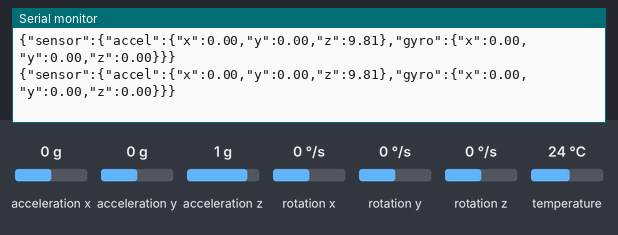
A sketch run on a simulated ESP32. Parts: the last lines printed to the serial monitor. The test bench sets the inputs (shaded band); at power-on: acceleration x 0 g, acceleration y 0 g, acceleration z 1 g, rotation x 0 °/s, rotation y 0 °/s, rotation z 0 °/s, temperature 24 °C. Nothing arrives over Bluetooth unless stated; a phone connects over Bluetooth LE 3 s after start.

Above: at 4.4 s.
4.5 s: acceleration x set to -0.2 g
At 4.52 s:
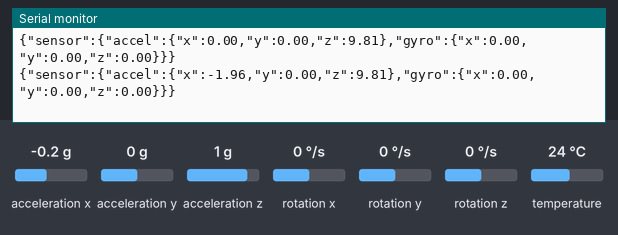
6.0 s: acceleration x set to 0.1 g
At 6.04 s:
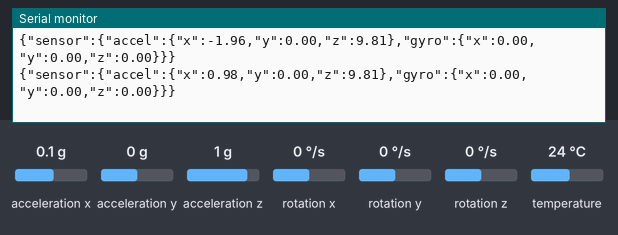
Timing chart, 0 to 9.0 s (numbered marks = the images above; inputs shaded):
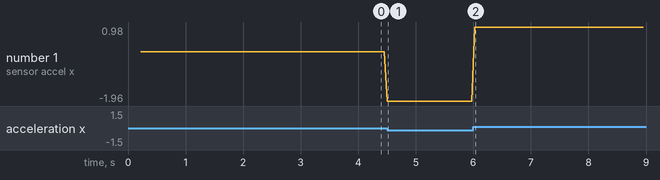

The sketch:

NeuroGuard_UniSensor.ino
```cpp
// ESP32 Single MPU6050 with Bluetooth Low Energy (BLE)
// This code has been modified to use only one MPU6050 sensor and output
// a JSON string in the format: {"sensor":{"accel":{...},"gyro":{...}}}

#include <Adafruit_MPU6050.h>
#include <Adafruit_Sensor.h>
#include <Wire.h>
#include <BLEDevice.h>
#include <BLEServer.h>
#include <BLEUtils.h>
#include <BLE2902.h>

// Create a single MPU6050 object
Adafruit_MPU6050 mpu;

// MPU6050 I2C address
#define MPU_ADDR 0x68  // AD0 = LOW

// I2C pins for ESP32
#define I2C_SDA 21  // Primary I2C bus
#define I2C_SCL 22

// BLE Server and Characteristic
BLEServer* pServer = NULL;
BLECharacteristic* pCharacteristic = NULL;
bool deviceConnected = false;
bool oldDeviceConnected = false;

// UUIDs for BLE service and characteristic
#define SERVICE_UUID        "12345678-1234-1234-1234-123456789abc"
#define CHARACTERISTIC_UUID "87654321-4321-4321-4321-cba987654321"

// BLE Server Callbacks
class MyServerCallbacks: public BLEServerCallbacks {
   void onConnect(BLEServer* pServer) {
     deviceConnected = true;
     Serial.println("Device connected via BLE");
   };

   void onDisconnect(BLEServer* pServer) {
     deviceConnected = false;
     Serial.println("Device disconnected from BLE");
   }
};

// Function to configure the MPU6050 sensor
void configureMPU(Adafruit_MPU6050 &mpu) {
  // Configure accelerometer range
  mpu.setAccelerometerRange(MPU6050_RANGE_16_G);
  Serial.print("Sensor - Accelerometer range set to: ");

  switch (mpu.getAccelerometerRange()) {
  case MPU6050_RANGE_2_G:
    Serial.println("+-2G");
    break;
  case MPU6050_RANGE_4_G:
    Serial.println("+-4G");
    break;
  case MPU6050_RANGE_8_G:
    Serial.println("+-8G");
    break;
  case MPU6050_RANGE_16_G:
    Serial.println("+-16G");
    break;
  }

  // Configure gyroscope range
  mpu.setGyroRange(MPU6050_RANGE_2000_DEG);
  Serial.print("Sensor - Gyro range set to: ");

  switch (mpu.getGyroRange()) {
  case MPU6050_RANGE_250_DEG:
    Serial.println("+- 250 deg/s");
    break;
  case MPU6050_RANGE_500_DEG:
    Serial.println("+- 500 deg/s");
    break;
  case MPU6050_RANGE_1000_DEG:
    Serial.println("+- 1000 deg/s");
    break;
  case MPU6050_RANGE_2000_DEG:
    Serial.println("+- 2000 deg/s");
    break;
  }

  // Configure filter bandwidth
  mpu.setFilterBandwidth(MPU6050_BAND_21_HZ);
  Serial.print("Sensor - Filter bandwidth set to: ");

  switch (mpu.getFilterBandwidth()) {
  case MPU6050_BAND_260_HZ:
    Serial.println("260 Hz");
    break;
  case MPU6050_BAND_184_HZ:
    Serial.println("184 Hz");
    break;
  case MPU6050_BAND_94_HZ:
    Serial.println("94 Hz");
    break;
  case MPU6050_BAND_44_HZ:
    Serial.println("44 Hz");
    break;
  case MPU6050_BAND_21_HZ:
    Serial.println("21 Hz");
    break;
  case MPU6050_BAND_10_HZ:
    Serial.println("10 Hz");
    break;
  case MPU6050_BAND_5_HZ:
    Serial.println("5 Hz");
    break;
  }
}

void setup(void) {
  Serial.begin(115200);

  // Initialize the single I2C bus
  Wire.begin(I2C_SDA, I2C_SCL);

  Serial.println("ESP32 Single-MPU6050 BLE Test!");

  // Initialize BLE
  BLEDevice::init("ESP32_MPU6050_BLE");
  BLEDevice::setMTU(512);
  Serial.println("ESP32 BLE MAC Address: " + String(BLEDevice::getAddress().toString().c_str()));
  pServer = BLEDevice::createServer();
  pServer->setCallbacks(new MyServerCallbacks());

  // Create BLE Service
  BLEService *pService = pServer->createService(SERVICE_UUID);

  // Create BLE Characteristic
  pCharacteristic = pService->createCharacteristic(
                      CHARACTERISTIC_UUID,
                      BLECharacteristic::PROPERTY_READ |
                      BLECharacteristic::PROPERTY_WRITE |
                      BLECharacteristic::PROPERTY_NOTIFY
                    );

  pCharacteristic->addDescriptor(new BLE2902());

  // Start the service
  pService->start();

  // Start advertising
  BLEAdvertising *pAdvertising = BLEDevice::getAdvertising();
  pAdvertising->addServiceUUID(SERVICE_UUID);
  pAdvertising->setScanResponse(false);
  pAdvertising->setMinPreferred(0x0);
  BLEDevice::startAdvertising();
  Serial.println("BLE device is now advertising as 'ESP32_MPU6050_BLE'");

  delay(100);

  // Initialize the single MPU6050 sensor
  Serial.println("\nInitializing MPU6050 sensor...");

  if (!mpu.begin(MPU_ADDR, &Wire)) {
    Serial.println("Failed to find MPU6050 Sensor at address 0x68");
    while(1) {
      delay(10);
    }
  } else {
    Serial.println("MPU6050 Sensor Found at 0x68!");
    configureMPU(mpu);
  }

  Serial.println("\nReady to send data via BLE!");
  Serial.println("");
  delay(100);
}

void loop() {
  sensors_event_t a, g, temp;

  // Get new sensor event values
  mpu.getEvent(&a, &g, &temp);

  // Build the JSON string with the requested format
  String jsonData = "{\"sensor\":{\"accel\":{\"x\":" + String(a.acceleration.x, 2) + ",";
  jsonData += "\"y\":" + String(a.acceleration.y, 2) + ",";
  jsonData += "\"z\":" + String(a.acceleration.z, 2) + "},";
  jsonData += "\"gyro\":{\"x\":" + String(g.gyro.x, 2) + ",";
  jsonData += "\"y\":" + String(g.gyro.y, 2) + ",";
  jsonData += "\"z\":" + String(g.gyro.z, 2) + "}}}";

  // Print to Serial Monitor
  Serial.println(jsonData);

  // Send via BLE if device is connected
  if (deviceConnected) {
    pCharacteristic->setValue(jsonData.c_str());
    pCharacteristic->notify();
  }

  // Handle reconnection
  if (!deviceConnected && oldDeviceConnected) {
    delay(500); // give the bluetooth stack time to get ready
    pServer->startAdvertising(); // restart advertising
    Serial.println("Start advertising again");
    oldDeviceConnected = deviceConnected;
  }

  // Handle new connection
  if (deviceConnected && !oldDeviceConnected) {
    oldDeviceConnected = deviceConnected;
  }

  delay(50);
}
```

Measured:
- after the input at 4.5 s, the serial monitor: prints a new line at once (image 1)
- after the input at 6.0 s, the serial monitor: prints a new line at once (image 2)
- plotted number 1: 0 → -1.96 after the input at 4.5 s, -1.96 → 0.98 after the input at 6.0 s
